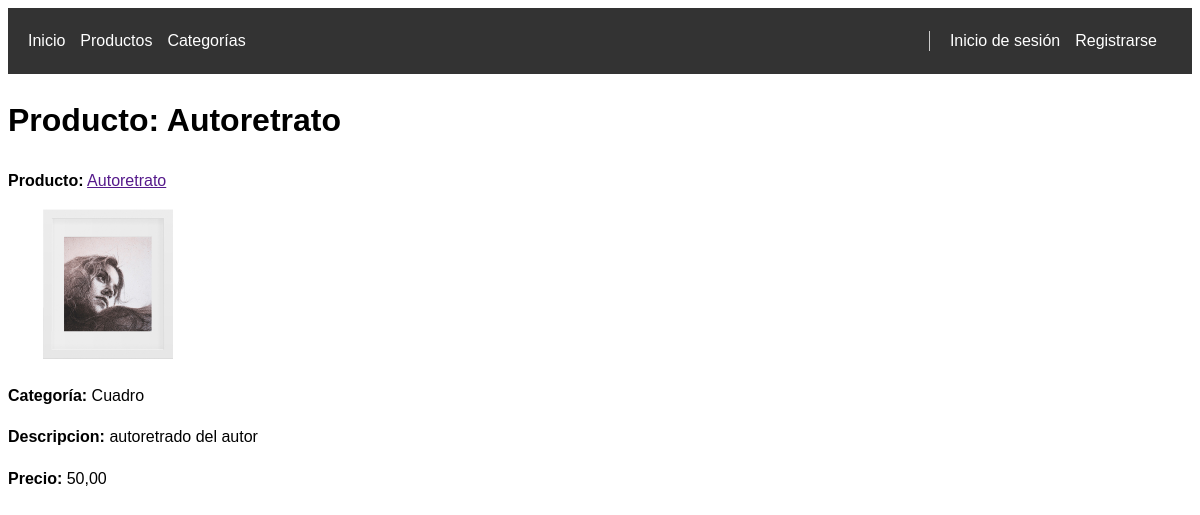
Page /store/product/1 on the committed database.
### store/models/Product.py (models this page shows, shortened)
class Product(models.Model):
    name = models.CharField(max_length=100)
    image = models.ImageField(upload_to='product_images/', default='product_images/default.png')
    description = models.TextField()
    price = models.DecimalField(max_digits=10, decimal_places=2)
    quantity = models.PositiveIntegerField()
    category = models.ForeignKey(Category, on_delete=models.CASCADE)
    supplier = models.ForeignKey(Supplier, on_delete=models.CASCADE)

### store/models/Category.py (models this page shows, shortened)
class Category(models.Model):
    name = models.CharField(max_length=100)
    description = models.TextField()
    created_at = models.DateTimeField(auto_now_add=True)
    updated_at = models.DateTimeField(auto_now=True)
    def __str__(self):
        return self.name

### store/views.py (the view)
# urls.py: path('product/<int:pk>', views.ProductDetailView.as_view(), name='product_detail'),
class ProductDetailView(generic.DetailView):
    model = Product

### store/templates/store/product_detail.html
{% extends "base_generic.html" %}
{% block content %}
  <h1>Producto: {{ product.name }}</h1>
  <p><strong>Producto:</strong> <a href="">{{ product.name }}</a></p>
  <img src="{{ product.image.url }}" alt="{{ product.name }}" width="200">
  <p><strong>Categoría:</strong> {{ product.category }}</p>
  <p><strong>Descripcion:</strong> {{ product.description }}</p>
  <p><strong>Precio:</strong> {{ product.price }}</p>
{% endblock %}

### store/static/css/body.css (style rules this page uses)
body { font-family: Arial, sans-serif; font-size: 16px; line-height: 1.6; }

### rows in the picture
Product: name "Autoretrato", image (picture), category "Cuadro", description "autoretrado del autor", price "50,00"
